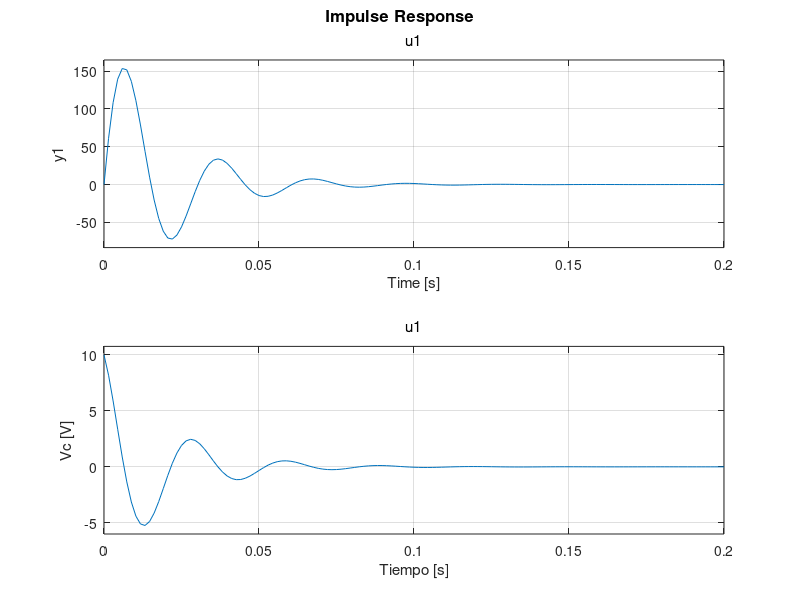
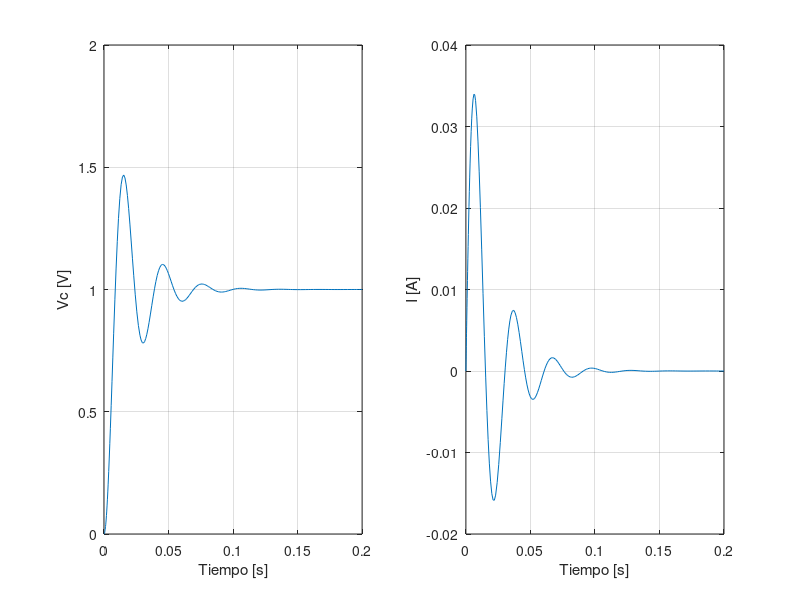

MATLAB code to generate these figures, in order: (Note: this script raises an error after producing the figures.)
clear;
clc;
%Valores circuito RLC
R = 10; 
L = 0.1; 
Cap = 220e-6;
%Matrices
A = [-R/L -1/L; 1/Cap 0];
B = [1/L; 0];
C = [0 1;1 0]; %Salida 1: v_C(t), Salida 2: i(t)
D = [0;0];

sys = ss(A,B,C,D); %Espacio de estados

figure(1);

subplot(2,1,1);
step(sys);
xlabel('Tiempo [s]'); ylabel('Vc [V]');
grid on;

subplot(2,1,2);
impulse(sys);
xlabel('Tiempo [s]'); ylabel('Vc [V]');
grid on;

[num, den] = ss2tf(A,B,C,D); %Función de transferencia

[Ax, Bx, Cx, Dx] = tf2ss(num,den); %Regreso a espacio de estados (variables distintas)

function dx = modelRLC(x, A, B, u)
 dx = A * x + B * u; % Ecuación de Estado
end

ts = 0.2; %Tiempo de visualización

tspan = [0 ts]; %Vector de resolución de tiempo
u = 1; %Entrada
x0 = [0; 0]; %Coniciones iniciales

[t, X] = ode45(@(t,x) modelRLC(x, A, B, u), tspan, x0); %Función integradora
y = C * X.' + D * u; %Salidas

figure(2);

subplot(1,2,1); %Voltaje

plot(t,y(1,:))
xlabel('Tiempo [s]'); ylabel('Vc [V]');
grid on;

subplot(1,2,2);%Corriente

plot(t,y(2,:))
xlabel('Tiempo [s]'); ylabel('I [A]');
grid on;

s3 = readtable("s3.csv"); % Archivo con los valores de la entrada formada por escalones 

u2 = s3.Se_al; %Entrada de dos escalones
x02 = zeros(length(u2),2); %Condiciones iniciales
tspan2 = s3.Tiempo_s;

for k = 2 : length(u2) %Dimensión del vector u2
 %Cálculo mediante integración de cada intervalo de tiempo para calcular valores iniciales y futuros
 [tk, Xk] = ode45(@(t,x) modelRLC(x, A, B, u2(k-1)),[tspan2(k-1), tspan2(k)], x02(k-1,:));

 t2(k) = tk(end,:); %Nuevo vector de tiempo
 x02(k,:) = Xk(end,:); %Nuevo vector de variables
 
end

y2 = C * x02.'; %Nuevo vector de salidas

figure(3);

subplot(1,2,1); %Voltaje

plot(t2,y2(1,:))
xlabel('Tiempo [s]'); ylabel('Vc [V]');
grid on;


subplot(1,2,2); %Corriente

plot(t2,y2(2,:))
xlabel('Tiempo [s]'); ylabel('I [A]');
grid on;


